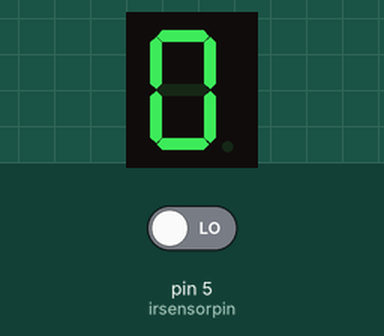
Bench run of a sketch on a simulated Arduino Uno, built with avr-gcc and run on an emulated ATmega328P. On the bench: 1-digit seven-segment display. Wiring (inferred from the names in the program): 1-digit 7-segment display, segments lit when HIGH: segments pin 7, pin 8, pin 9, pin 10, pin 11, pin 13, pin 12. The inputs (shaded band) are chosen by the test bench; at power-on: pin 5 (irsensorpin) LOW. The segment pins are drawn as the display they are named for.

Above: at 2.8 s.
2.9 s: pin 5 (irsensorpin) driven HIGH
At 3.8 s:
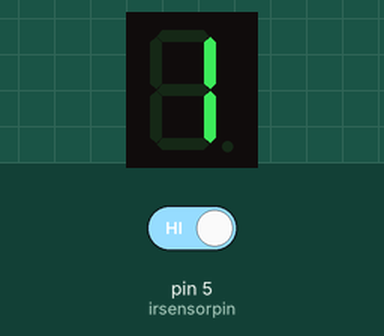
At 4.8 s:
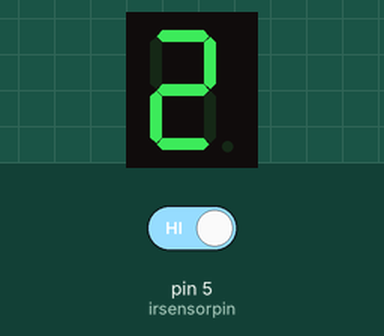
Timing chart, 0 to 6.3 s (numbered marks = the images above; inputs shaded):
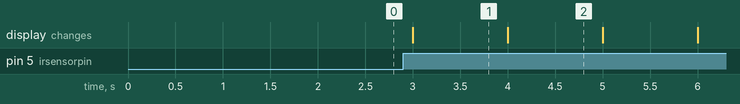

The sketch:

Practical_3.ino
```cpp
int f = 13;
int g = 12;
int e = 11;
int d = 10;
int c = 9;
int b = 8;
int a = 7;
int delay_ms = 1000;
int irsensorpin = 5;
int irsensorstate = 0;
int p = 0;

void setup() {
// put your setup code here, to run once:
pinMode(13, OUTPUT);
pinMode(12, OUTPUT);
pinMode(11, OUTPUT);
pinMode(10, OUTPUT);
pinMode(9, OUTPUT);
pinMode(8, OUTPUT);
pinMode(7, OUTPUT);
pinMode(5, INPUT);
}

void loop() {
  // put your main code here, to run repeatedly:
  /*
        a
        ---
        f | g  | b
       ---
     e |  | c
      ---
      d
  */

  irsensorstate = digitalRead(irsensorpin);
  if(irsensorstate == HIGH)
  {
    p++;
  }

  if(p == 0)
  {
    digitalWrite(a, 1);
    digitalWrite(b, 1);
    digitalWrite(c, 1);
    digitalWrite(d, 1);
    digitalWrite(e, 1);
    digitalWrite(f, 1);
    digitalWrite(g, 0);

    delay(delay_ms); //0
  }

  if(p == 1)
  {
    digitalWrite(a, 0);
    digitalWrite(b, 1);
    digitalWrite(c, 1);
    digitalWrite(d, 0);
    digitalWrite(e, 0);
    digitalWrite(f, 0);
    digitalWrite(g, 0);

    delay(delay_ms); //1
  }

  if(p == 2)
  {
    digitalWrite(a, 1);
    digitalWrite(b, 1);
    digitalWrite(c, 0);
    digitalWrite(d, 1);
    digitalWrite(e, 1);
    digitalWrite(f, 0);
    digitalWrite(g, 1);

    delay(delay_ms); //2
  }

  if(p == 3)
  {
    digitalWrite(a, 1);
    digitalWrite(b, 1);
    digitalWrite(c, 1);
    digitalWrite(d, 1);
    digitalWrite(e, 0);
    digitalWrite(f, 0);
    digitalWrite(g, 1);

    delay(delay_ms); //3
  }

  if(p == 4)
  {
    digitalWrite(a, 0);
    digitalWrite(b, 1);
    digitalWrite(c, 1);
    digitalWrite(d, 0);
    digitalWrite(e, 0);
    digitalWrite(f, 1);
    digitalWrite(g, 1);

    delay(delay_ms); //4
  }

  if(p == 5)
  {
    digitalWrite(a, 1);
    digitalWrite(b, 0);
    digitalWrite(c, 1);
    digitalWrite(d, 1);
    digitalWrite(e, 0);
    digitalWrite(f, 1);
    digitalWrite(g, 1);

    delay(delay_ms); //5
  }

  if(p == 6)
  {
    digitalWrite(a, 0);
    digitalWrite(b, 0);
    digitalWrite(c, 1);
    digitalWrite(d, 1);
    digitalWrite(e, 1);
    digitalWrite(f, 1);
    digitalWrite(g, 1);

    delay(delay_ms); //6
  }

  if(p == 7)
  {
    digitalWrite(a, 1);
    digitalWrite(b, 1);
    digitalWrite(c, 1);
    digitalWrite(d, 0);
    digitalWrite(e, 0);
    digitalWrite(f, 0);
    digitalWrite(g, 0);

    delay(delay_ms); //7
  }

  if(p == 8)
  {
    digitalWrite(a, 1);
    digitalWrite(b, 1);
    digitalWrite(c, 1);
    digitalWrite(d, 1);
    digitalWrite(e, 1);
    digitalWrite(f, 1);
    digitalWrite(g, 1);

    delay(delay_ms); //8
  }

  if(p == 9)
  {
    digitalWrite(a, 1);
    digitalWrite(b, 1);
    digitalWrite(c, 1);
    digitalWrite(d, 0);
    digitalWrite(e, 0);
    digitalWrite(f, 1);
    digitalWrite(g, 1);

    delay(delay_ms); //9
  }
}
```

Measured:
- after the input at 2.9 s, the display: changes after 0.10 s (image 1)
- what the display in image 1 shows lasts 1.0 s, from 3.0 s to 4.0 s
